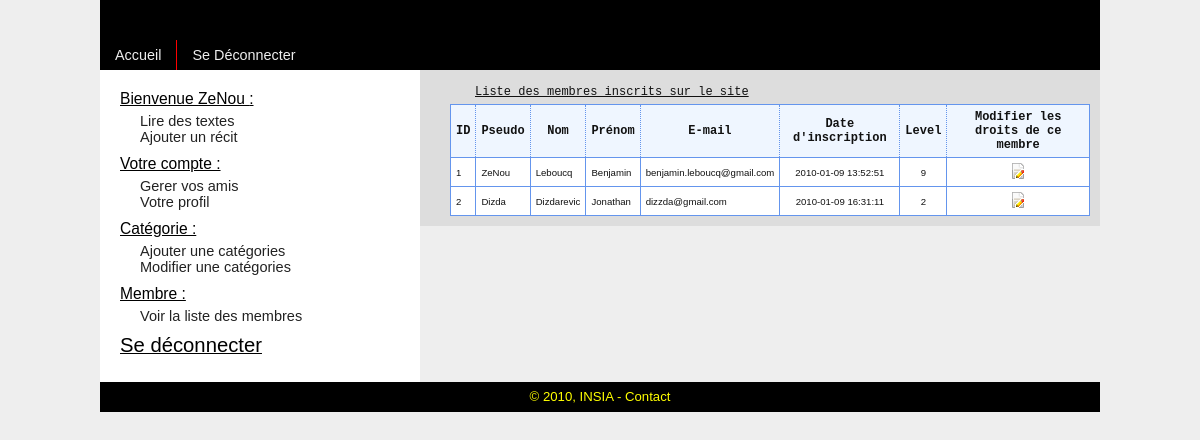
The app's page /index.php?page=listemembre (signed in) with its own data.
### tables this page shows
CREATE TABLE IF NOT EXISTS `membre` (
  `id` int(11) NOT NULL AUTO_INCREMENT,
  `nom` varchar(45) NOT NULL,
  `prenom` varchar(45) NOT NULL,
  `mail` varchar(50) NOT NULL,
  `pseudo` varchar(10) NOT NULL,
  `pass` varchar(45) NOT NULL,
  `level` tinyint(4) NOT NULL,
  `date_inscription` timestamp NOT NULL DEFAULT CURRENT_TIMESTAMP ON UPDATE CURRENT_TIMESTAMP,
  PRIMARY KEY (`id`)
);

### class/db.class.php (called while the page is built, shortened)
<?php
class Sql
{
	private
	$Serveur = '',
	$Bdd = '',
	$Identifiant = '',
	$Mdp = '',
	$Lien = '',
	$Debogue = true,
	$LimiteParPage,
	$PageCourante = 1,
	$nombreItemsTotal = 0,
	$NbRequetes = 0;
	public function __construct($Serveur = cfgServeur, $Bdd = cfgBdd, $Identifiant = cfgLogin, $Mdp = cfgPass)
	{
		$this->Serveur = $Serveur;
		$this->Bdd = $Bdd;
		$this->Identifiant = $Identifiant;
		$this->Mdp = $Mdp;
		$this->Lien=mysql_connect($this->Serveur, $this->Identifiant, $this->Mdp);
		$Base = mysql_select_db($this->Bdd,$this->Lien);
	}
	public function TabSQL($Requete, $LimiteParPage = 0, $PageCourante = 1, $CountSpecial = '')
	{
		$i = 0;
		$Ressource = mysql_query($Requete,$this->Lien);
		$TabResultat=array();
		while ($Ligne = mysql_fetch_assoc($Ressource))
		{
			foreach ($Ligne as $clef => $valeur) $TabResultat[$i][$clef] = $valeur;
			$i++;
		}
		return $TabResultat;
	}
}
?>

### conf/fonctions.php (called while the page is built, shortened)
<?php
	function Tab($obj, $requete, $LimiteParPage = 0, $PageCourante = 1, $CountSpecial = '')
	{
		try
		{
			return $obj->TabSQL($requete, $LimiteParPage, $PageCourante, $CountSpecial);
		}catch (Erreur $e) {
			echo $e->RetourneErreur();
		}
	}
?>

### inc/listemembre.inc.php (the view)
<?php
if(isset($_SESSION['id']) AND $_SESSION['level'] == 9)
{
	$listemembre = new Sql();
	$tab_listemembre = Tab($listemembre,'	SELECT *
											FROM membre ');
	echo '
	<table class="listmembre">
		<caption> Liste des membres inscrits sur le site </caption>
		<tr>
			<th> ID </th>
			<th> Pseudo </th>
			<th> Nom </th>
			<th> Prénom </th>
			<th> E-mail </th>
			<th> Date d\'inscription </th>
			<th> Level </th>
			<th> Modifier les droits de ce membre';
		foreach($tab_listemembre as $tab_membre)
		{
			echo '
			<tr>
				<td> '.$tab_membre['id'].' </td>
				<td> '.$tab_membre['pseudo'].' </td>
				<td> '.$tab_membre['nom'].' </td>
				<td> '.$tab_membre['prenom'].' </td>
				<td> '.$tab_membre['mail'].' </td>
				<td class="td_listtxt"> '.$tab_membre['date_inscription'].' </td>
				<td class="td_listtxt"> '.$tab_membre['level'].' </td>
				<td class="td_listtxt"> <a href="index.php?page=modifdroit&idmem='.base64_encode($tab_membre['id']).'" title="modifier les droits du membre '.$tab_membre['pseudo'].'"><img src="./images/png/edit.png" alt="édition des droits" /></a> </td>
			';
		}
	echo '</table>' ;
}
else
{
	echo errAcces();
}
?>

### css/general.css (style rules this page uses)
body { color: #111; font-family: Arial, Verdana, sans-serif; font-size: 12px; background-color: #eee; }

### css/tableau.css (style rules this page uses)
table { border-collapse: collapse; margin-left: 20px; }
caption { font-family: monospace; padding: 5px; text-align: left; margin-left: 20px; text-decoration:underline; }
th { font-family: monospace; border: 1px dotted #6495ed; padding: 5px; background-color: #EFF6FF; }
td { font-family: sans-serif; font-size: 80%; border: 1px solid #6495ed; padding: 5px; text-align: left; }
td.td_listtxt { text-align: center; }

### records on screen
membre: id "1", pseudo "ZeNou", nom "Leboucq", prenom "Benjamin", mail "benjamin.leboucq@gmail.com", date_inscription "2010-01-09 13:52:51", level "9"
membre: id "2", pseudo "Dizda", nom "Dizdarevic", prenom "Jonathan", mail "dizzda@gmail.com", date_inscription "2010-01-09 16:31:11", level "2"

### other values on screen
$_SESSION['pseudo'] "ZeNou"
